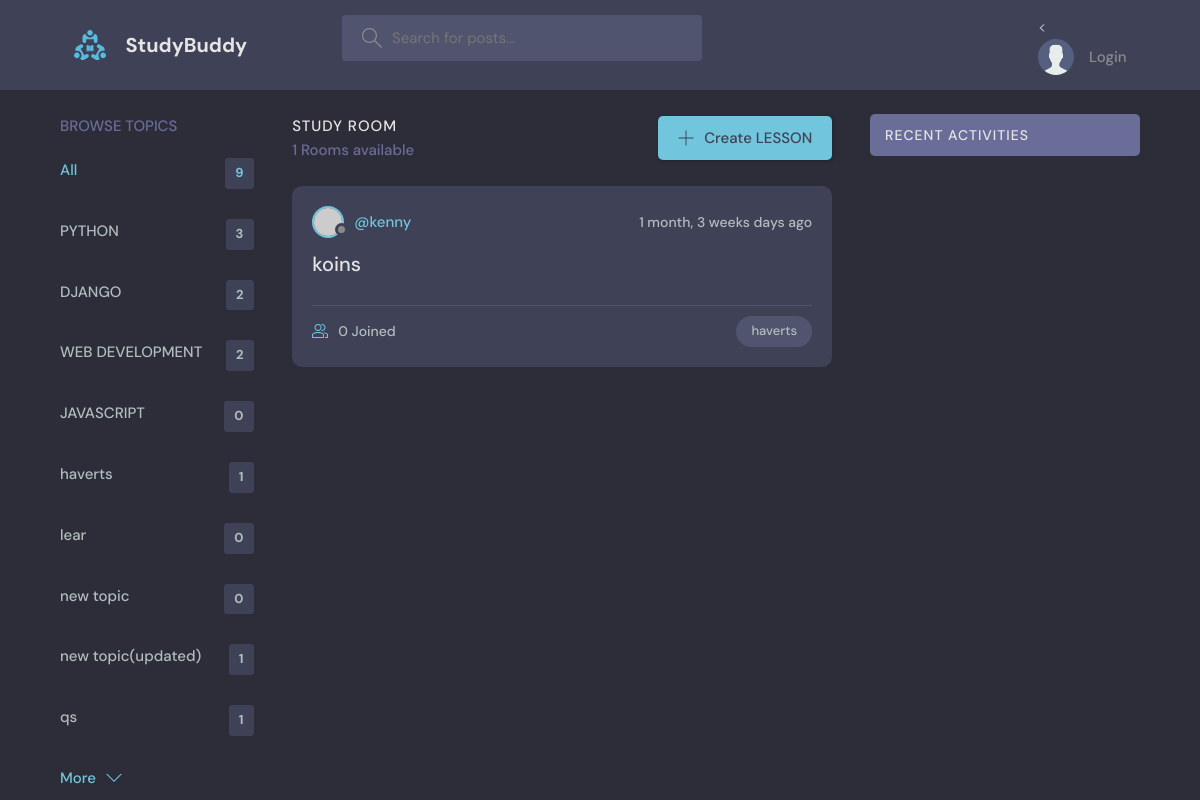
/?q=haverts, run on the app's committed database.
### new_app/models.py (models this page shows, shortened)
class Topic(models.Model):
    name = models.CharField(max_length=200)

class Room(models.Model):
    host = models.ForeignKey(User, on_delete=models.SET_NULL, null=True)
    topic = models.ForeignKey(Topic, on_delete=models.SET_NULL, null=True)
    name = models.CharField(max_length=200)
    description = models.TextField(null=True, blank=True)
    participants = models.ManyToManyField(User,related_name='participants', blank=True)
    updated = models.DateTimeField(auto_now=True)
    created = models.DateTimeField(auto_now_add=True)
    class Meta:
        ordering = ['-updated', '-created']

### new_app/views.py (the view)
# urls.py: path('', views.home, name= 'home'),
def home(request):
    q = request.GET.get('q') if request.GET.get('q') != None else ''
    rooms = Room.objects.filter(
        Q(topic__name__icontains = q) |
        Q(name__icontains = q) |
        Q(description__icontains = q))
    topics = Topic.objects.all()
    room_count = rooms.count()
    room_messages = Messages.objects.filter(Q(room__topic__name__icontains=q))
    context =  {'rooms': rooms, 'topics': topics, 'room_count': room_count, 'room_messages': room_messages }
    return render(request, 'new_app/home.html',context)

### new_app/templates/new_app/home.html (shortened to what this page needs)
{% extends 'main.html' %}
{%block content%}
    <main class="layout layout--3">
      <div class="container">
        {% include "new_app/topics_component.html" %}
        <div class="roomList">
          <div class="roomList__header">
            <div>
              <h2>Study Room</h2>
              <p>{{room_count}} Rooms available</p>
            </div>
            <a class="btn btn--main" href="{% url 'create-room' %}">
              <svg version="1.1" xmlns="http://www.w3.org/2000/svg" width="32" height="32" viewBox="0 0 32 32">
                <title>add</title>
                <path
                  d="M16.943 0.943h-1.885v14.115h-14.115v1.885h14.115v14.115h1.885v-14.115h14.115v-1.885h-14.115v-14.115z"
                ></path>
              </svg>
              Create LESSON
            </a>
          </div>
          {% include 'new_app/feed_component.html' %}
        </div>
         {% include 'new_app/activity_component.html' %}
      </div>
    </main>
  {% endblock %}

### new_app/templates/new_app/topics_component.html
<div class="topics">
       <div class="topics__header">
         <h2>Browse Topics</h2>
       </div>
       <ul class="topics__list">
         <li>
           <a href="{% url 'home' %}" class="active">All <span>{{topics.count}}</span></a>
         </li>
         {% for topic in topics %}
         <li>
           <a href="{% url 'home' %}?q={{topic.name}}">{{topic.name}} <span>{{topic.room_set.all.count}}</span></a>
         </li>
         {% endfor %}
       </ul>
       <button class="btn btn--link" href="topics.html">
         More
         <svg version="1.1" xmlns="http://www.w3.org/2000/svg" width="32" height="32" viewBox="0 0 32 32">
           <title>chevron-down</title>
           <path d="M16 21l-13-13h-3l16 16 16-16h-3l-13 13z"></path>
         </svg>
       </button>
     </div>

### new_app/templates/new_app/feed_component.html (shortened to what this page needs)
{% for room in rooms %}
<div class="roomListRoom">
    <div class="roomListRoom__header">
      <a href="{% url 'user-profile' room.host.id %}" class="roomListRoom__author">
        <div class="avatar avatar--small">
          <img src="https://randomuser.me/api/portraits/women/11.jpg" />
        </div>
        <span>@{{room.host.username}}</span>
      </a>
      <div class="roomListRoom__actions">
        <span>{{room.created | timesince}} days ago</span>
      </div>
    </div>
    <div class="roomListRoom__content">
      <a href="{% url 'room' room.id %}">{{room.name}}</a>
    </div>
    <div class="roomListRoom__meta">
      <a href="{% url 'room' room.id %}" class="roomListRoom__joined">
        {{room.participants.all.count}} Joined
      </a>
      <p class="roomListRoom__topic">{{room.topic.name}}</p>
    </div>
  </div>
{% endfor %}

### static/styles/style.css (style rules this page uses)
:root { --color-main: #71c6dd; --color-main-light: #e1f6fb; --color-dark: #3f4156; --color-dark-medium: #51546e; --color-dark-light: #696d97; --color-light: #e5e5e5; --color-gray: #8b8b8b; --color-light-gray: #b2bdbd; --color-bg: #2d2d39; --color-success: #5dd693; --color-error: #fc4b0b; }
* { font-family: "DM Sans", -apple-system, BlinkMacSystemFont, "Segoe UI", Roboto, Oxygen, Ubuntu, Cantarell, "Open Sans", "Helvetica Neue", sans-serif; margin: 0; padding: 0; box-sizing: border-box; text-rendering: optimizeLegibility; font-size: inherit; }
html { font-size: 56.25%; }
@media only screen and (min-width: 1200px) { html { font-size: 62.5%; } }
body { line-height: 1.6; font-weight: 400; font-size: 1.5rem; color: var(--color-light-gray); background-color: var(--color-bg); min-height: 100vh; }
img { width: 100%; }
a { display: inline-block; color: var(--color-main); text-decoration: none; }
.container { max-width: 120rem; width: 90%; margin: auto; }
.btn { background-color: transparent; border: none; display: inline-flex; align-items: center; gap: 1rem; cursor: pointer; transition: all ease-in-out 0.3s; padding: 1rem 2rem; border-radius: 5px; box-shadow: 1px 1px 3px 1px rgba(0, 0, 0, 0.15); font-weight: 500; }
.btn--link { border-radius: 0; padding: 0; color: var(--color-main); box-shadow: none; }
.btn--main { background-color: var(--color-main); color: var(--color-dark); }
.btn > svg { fill: currentColor; width: 1.6rem; height: 1.6rem; }
.avatar { position: relative; display: inline-block; border-radius: 50%; border: 2px solid var(--color-main); }
.avatar img { display: block; border-radius: 50%; object-fit: cover; object-position: center; }
.avatar::after { content: ""; display: block; position: absolute; background-color: var(--color-gray); z-index: 111; border-radius: 50%; border: 0.3rem solid var(--color-dark); }
.avatar.avatar--small img { width: 2.8rem; height: 2.8rem; }
.avatar.avatar--small:after { width: 0.7rem; height: 0.7rem; bottom: 0px; right: -6px; }
.layout { margin-top: 2.4rem; }
.layout > .container { display: flex; justify-content: space-between; align-items: flex-start; }
.layout--3 > .container > div:first-child { flex-basis: 18%; max-width: 22.5rem; }
.layout--3 > .container > div:nth-child(2) { flex-basis: 50%; }
.topics__header { margin-bottom: 2rem; }
.topics__header h2 { text-transform: uppercase; font-weight: 500; color: var(--color-dark-light); }
.topics__list { list-style: none; }
.topics__list li a { display: flex; justify-content: space-between; margin-bottom: 3rem; font-weight: 500; color: var(--color-light-gray); transition: all 0.3s ease-in-out; }
.topics__list li a.active, .topics__list li a:hover { color: var(--color-main); }
.topics__list li a span { padding: 0.5rem 1rem; background-color: var(--color-dark); border-radius: 3px; font-size: 1.3rem; font-weight: 700; letter-spacing: 1px; }
.roomList__header { display: flex; justify-content: space-between; align-items: center; margin-bottom: 2.4rem; }
.roomList__header h2 { text-transform: uppercase; font-weight: 500; color: var(--color-light); letter-spacing: 1px; }
.roomList__header p { font-weight: 500; color: var(--color-dark-light); }
.roomListRoom { margin-bottom: 2.4rem; background-color: var(--color-dark); border-radius: 1rem; padding: 2rem; }
.roomListRoom__header { display: flex; justify-content: space-between; align-items: center; }
.roomListRoom__author { font-weight: 500; display: flex; align-items: center; gap: 1rem; }
.roomListRoom__actions { display: flex; align-items: flex-start; gap: 1rem; position: relative; }
.roomListRoom__actions span { font-size: 1.4rem; font-weight: 500; }
.roomListRoom__content { margin: 1rem 0; }
.roomListRoom__content a { font-size: 2rem; font-weight: 500; margin-bottom: 1.5rem; color: var(--color-light); transition: all 0.3s ease-in-out; }
.roomListRoom__meta { border-top: 1px solid var(--color-dark-medium); padding-top: 1rem; display: flex; align-items: center; justify-content: space-between; }
.roomListRoom__joined { color: var(--color-light-gray); display: flex; align-items: center; gap: 1rem; font-size: 1.4rem; font-weight: 500; }
.roomListRoom__joined svg { fill: var(--color-main); width: 1.6rem; height: 1.6rem; }
.roomListRoom__topic { padding: 5px 1.5rem; background-color: var(--color-dark-medium); border-radius: 5rem; font-weight: 500; font-size: 1.3rem; }

### data on the page
Topic: name "PYTHON", room_set.all.count "3"
Topic: name "DJANGO", room_set.all.count "2"
Topic: name "WEB DEVELOPMENT", room_set.all.count "2"
Topic: name "JAVASCRIPT", room_set.all.count "0"
Topic: name "haverts", room_set.all.count "1"
Topic: name "lear", room_set.all.count "0"
Topic: name "new topic", room_set.all.count "0"
Topic: name "new topic(updated)", room_set.all.count "1"
Topic: name "qs", room_set.all.count "1"
Room: host.username "kenny", created "1 month, 3 weeks", name "koins", participants.all.count "0", topic.name "haverts"

### other printed values
{{ topics.count }} "9"
{{ room_count }} "1"
